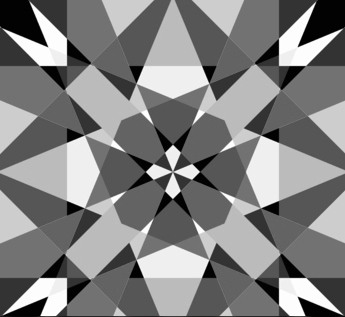
#> input picture ch18-图像梯度/test.jpg, 345 x 317 px
$ python Roberts.py   (older library calls are emulated)
#> lines starting #> are read from the running program, lines starting #| are printed output that depends on the picture
# -*- coding: utf-8 -*-
# @Time    : 2020/9/7 17:05
# @Author  : jhys
# @FileName: Roberts.py

import cv2
import numpy as np
import matplotlib.pyplot as plt

img = cv2.imread("test.jpg")
#> img is the input picture: shape (317, 345, 3); mean B, G, R 129, 129, 129
img_RGB = cv2.cvtColor(img, cv2.COLOR_BGR2RGB) #转成RGB 方便后面显示

# 灰度化处理图像
grayImage = cv2.cvtColor(img, cv2.COLOR_BGR2GRAY)

# Roberts算子
kernelx = np.array([[-1, 0], [0, 1]], dtype=int)
kernely = np.array([[0, -1], [1, 0]], dtype=int)

x = cv2.filter2D(grayImage, cv2.CV_16S, kernelx)
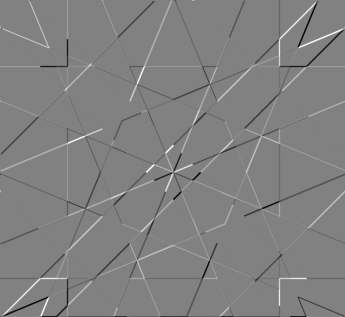
#> x: shape (317, 345) int16; min -235, max 229, mean -0.2; drawn with min black and max white
y = cv2.filter2D(grayImage, cv2.CV_16S, kernely)
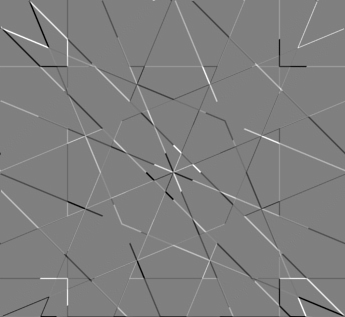
#> y: shape (317, 345) int16; min -230, max 229, mean -0.2; drawn with min black and max white

# 转uint8
absX = cv2.convertScaleAbs(x)
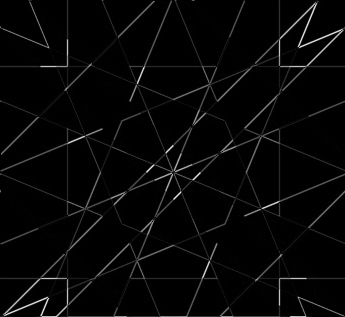
#> absX: shape (317, 345); min 0, max 235, mean 6.9
absY = cv2.convertScaleAbs(y)
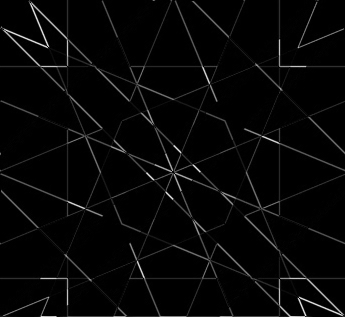
#> absY: shape (317, 345); min 0, max 230, mean 6.9

Roberts = cv2.addWeighted(absX, 0.5, absY, 0.5, 0)
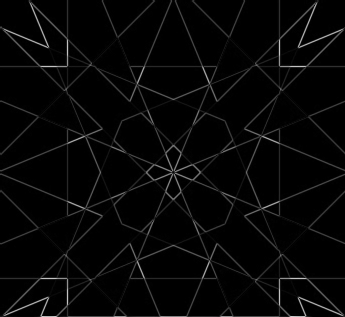
#> Roberts: shape (317, 345); min 0, max 208, mean 6.8


# 用来正常显示中文标签
plt.rcParams['font.sans-serif'] = ['SimHei']


# 显示图形
plt.subplot(121),plt.imshow(img_RGB),plt.title('原始图像'), plt.axis('off') #坐标轴关闭
plt.subplot(122),plt.imshow(Roberts, cmap=plt.cm.gray ),plt.title('Roberts算子'), plt.axis('off')
plt.show()
